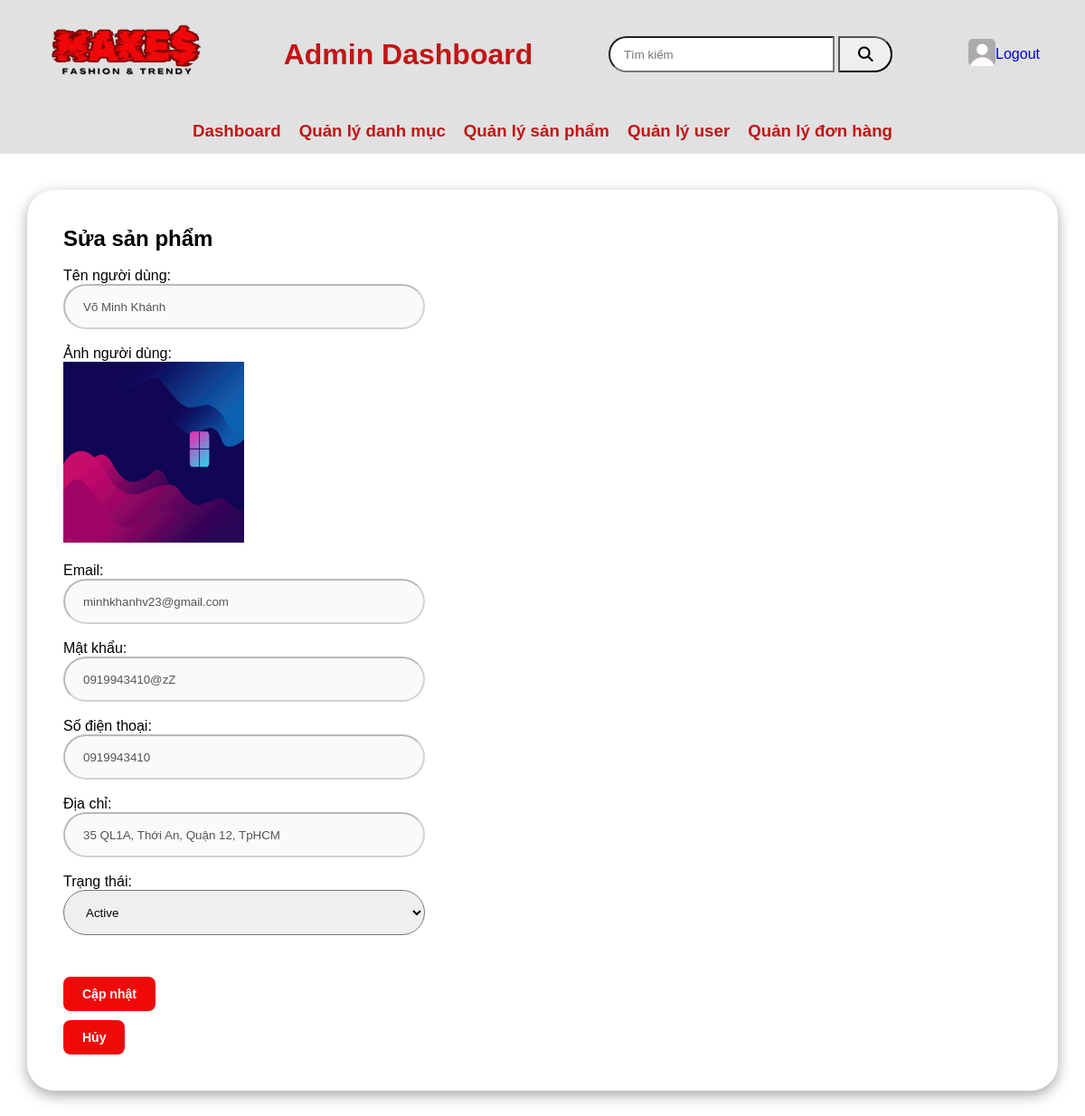
The app's page /admin/edit_user/7 (signed in) with its own data.
### tables this page shows
CREATE TABLE `users` (
  `id` int(10) NOT NULL,
  `image` varchar(255) DEFAULT NULL COMMENT 'ảnh đại diện',
  `name` varchar(100) NOT NULL COMMENT 'tên người dùng',
  `email` varchar(100) NOT NULL,
  `password` varchar(255) NOT NULL COMMENT 'mật khẩu đã mã hóa',
  `phone` varchar(10) NOT NULL COMMENT 'số điện thoại',
  `address` text DEFAULT NULL COMMENT 'địa chỉ',
  `role` int(11) NOT NULL COMMENT 'vai trò',
  `status` varchar(50) NOT NULL COMMENT 'trạng thái',
  `created_at` datetime NOT NULL COMMENT 'ngày tạo',
  `updated_at` datetime NOT NULL COMMENT 'ngày cập nhật'
);

### app/controllers/Admin_User_Controller.php (called while the page is built, shortened)
<?php
require "./core/Controller.php";
class Admin_User_Controller extends Controller
{
    public $admin_user_model;
    public $data = [];
    public function __construct()
    {
        $this->admin_user_model = $this->model('Admin_User_Model');
    }
    public function edit_user($id)
    {
        $user = $this->admin_user_model->getUserById($id);
        $this->data['content'] = 'admin/edit_user';
        $this->data['sub_content'] = ['user' => $user];
        $this->render('layout/admin', $this->data);
    }
}

### index.php (called while the page is built, shortened)
<?php
$router = new R();
$router->add("/", ["controller" => "home", "action" => "index"]);
$router->add("/dang-nhap", ["controller" => "auth", "action" => "index"]);
$router->add("/dang-xuat", ["controller" => "auth", "action" => "logout"]);
$router->add("/quen-mat-khau", ["controller" => "auth", "action" => "forget_pass"]);
$router->add("/auth/forget_password", ["controller" => "auth", "action" => "forget_password"]);
$router->add("/trang-xac-nhan", ["controller" => "auth", "action" => "verify"]);
$router->add("/auth/check_verify", ["controller" => "auth", "action" => "check_verify"]);
$router->add("/doi-mat-khau", ["controller" => "auth", "action" => "reset_pass"]);
$router->add("/auth/reset_password", ["controller" => "auth", "action" => "reset_password"]);
$router->add("/trang-ca-nhan", ["controller" => "auth", "action" => "profile"]);
$router->add("/chinh-sua-trang-ca-nhan", ["controller" => "auth", "action" => "update_profile"]);
$router->add("/cap-nhat-trang-ca-nhan", ["controller" => "auth", "action" => "update_profile_user"]);
$router->add("/san-pham", ["controller" => "product", "action" => "index"]);
$router->add("/chi-tiet-san-pham/{id}", ["controller" => "product", "action" => "detail_pro"]);
$router->add("/dang-ky-tai-khoan", ["controller" => "auth", "action" => "register"]);
$router->add("/dang-nhap-tai-khoan", ["controller" => "auth", "action" => "login"]);
$router->add("/tim-kiem", ["controller" => "product", "action" => "search"]);
$router->add("/gio-hang", ["controller" => "cart", "action" => "index"]);
$router->add("/them-san-pham", ["controller" => "cart", "action" => "add_to_cart"]);
$router->add("/cart/delete/{id}/{product_id}/{size_id}", ["controller" => "cart", "action" => "delete"]);
$router->add("/tang_giam_so_luong/{id}/{product_id}/{loai}", ["controller" =>"cart", "action"=>"cartItem"]);
$router->add("/order/addOrder", ["controller" =>"order", "action"=> "addOrder"]);
$router->add("/trang-yeu-thich", ["controller" =>"Home", "action"=> "fav"]);
$router->add("/them-yeu-thich/{id}", ["controller" =>"Home", "action"=> "addfav"]);
$router->add("/xoa-yeu-thich/{id}", ["controller" =>"Home", "action"=> "deletefav"]);
$router->add("/theo-doi-don-hang", ["controller" =>"cart", "action"=> "order_tracking"]);
$router->add("/dashboard", ["controller" => "Admin_Cate", "action" => "index"]);
$router->add("/admin/category", ["controller" => "Admin_Cate", "action" => "category"]);
$router->add("/admin/product", ["controller" => "Admin_Product", "action" => "product"]);
$router->add("/admin/insert_product_page", ["controller" => "Admin_Product", "action" => "insert"]);
$router->add("/admin/them-san-pham", ["controller" => "Admin_Product", "action" => "insert_product"]);
$router->add("/admin/xoa-san-pham/{id}", ["controller" => "Admin_Product", "action" => "delete"]);
$router->add("/admin/cap-nhat-san-pham/{id}", ["controller" => "Admin_Product", "action" => "edit_product"]);
$router->add("/admin/update_product/{id}", ["controller" => "Admin_Product", "action" => "update_product"]);
$router->add("/tim-kiem-admin", ["controller" => "Admin_Product", "action" => "search"]);
$router->add("/admin/user", ["controller" => "Admin_User", "action" => "user"]);
$router->add("/admin/edit_user/{id}", ["controller" => "Admin_User", "action" => "edit_user"]);
$router->add("/admin/update_user/{id}", ["controller" => "Admin_User", "action" => "update_user"]);
$router->add("/admin/order", ["controller" => "Admin_Order", "action" => "index"]);
$router->add("/admin/update_order", ["controller" => "Admin_Order", "action" => "update_status"]);
$router->add("/admin/delete_order", ["controller" => "Admin_Order", "action" => "delete_status"]);
$router->add("/admin/edit_order/{id}", ["controller" => "Admin_Order", "action" => "edit"]);
$router->add("/admin/delete_order/{id}", ["controller" => "Admin_Order", "action" => "delete"]);
$router->add("/admin/edit_cate/{id}", ["controller" => "Admin_Cate", "action" => "edit_cate"]);
$router->add("/admin/update_cate/{id}", ["controller" => "Admin_Cate", "action" => "update_cate"]);
$router->add("/admin/delete_cate/{id}", ["controller" => "Admin_Cate", "action" => "delete_cate"]);
$router->add("/admin/insert_cate_page", ["controller" => "Admin_Cate", "action" => "insert_cate_page"]);
$router->add("/admin/insert_cate", ["controller" => "Admin_Cate", "action" => "insert_cate"]);
$request_uri = $_SERVER['REQUEST_URI'];
$path = str_replace('/MAKE_MONEY', '', $request_uri);
$params = $router->match($path);
$action = $params['action'] ?? "index";
$controller_object = new $controller();
unset($params['controller'], $params['action']);
$args = array_values($params);
call_user_func_array([$controller_object, $action], $args);

### core/Database.php (called while the page is built, shortened)
<?php
class Database
{
  private $servername = 'localhost';
  private $database = 'converse';
  private $username = 'root';
  private $password = '';
  private $charset = "utf8mb4";
  private $pdo;
  public function __construct()
  {
    try {
      $dsn = "mysql:host=$this->servername;dbname=$this->database;charset=$this->charset";
      $this->pdo = new PDO($dsn, $this->username, $this->password);
      $this->pdo->setAttribute(PDO::ATTR_ERRMODE, PDO::ERRMODE_EXCEPTION);
    } catch (PDOException $e) {
      echo "Connection failed: " . $e->getMessage();
    }
  }
  public function query($sql, $param = [])
  {
    $stmt = $this->pdo->prepare($sql);
    if ($param) {
      $stmt->execute($param);
    } else {
      $stmt->execute();
    }
    return $stmt;
  }
  public function getOne($sql, $param = [])
  {
    $stmt = $this->query($sql, $param);
    return $stmt->fetch(PDO::FETCH_ASSOC);
  }
}

### app/models/Admin_User_Model.php (called while the page is built, shortened)
<?php
class Admin_User_Model extends Model
{
    protected $db;
    public function __construct()
    {
        $this->db = new Database();
    }
    public function getUserById($id)
    {
        $sql = "SELECT * FROM users WHERE id = ? ";
        $params = [
            $id,
        ];
        return $this->db->getOne($sql,$params);
    }
}

### app/views/admin/edit_user.php (the view, shortened to what this page needs)
<main class="main-contentad">
    <h2>Sửa sản phẩm</h2>
    <br>
    <form action="<?= _WEB_ROOT_ ?>/admin/update_user/<?= $user['id'] ?>" method="post" enctype="multipart/form-data">
        <label for="">Tên người dùng:</label><br>
        <input style="width: 400px; height: 50px; border-radius: 30px; padding-left: 20px" type="text" name="name" value="<?= $user['name'] ?>" disabled>
        <br>
        <br>
        <label for="">Ảnh người dùng:</label><br>
        <img src="<?= _WEB_ROOT_ ?>/public/image_user/<?= $user['image'] ?>" alt="" height="200px" width="200px">
        <br>
        <br>
        <label for="">Email:</label><br>
        <input style="width: 400px; height: 50px; border-radius: 30px; padding-left: 20px" type="text" name="price" value="<?= $user['email'] ?>" disabled>
        <br>
        <br>
        <label for="">Mật khẩu:</label><br>
        <input style="width: 400px; height: 50px; border-radius: 30px; padding-left: 20px" type="text" name="sale_percent" value="<?= $user['password'] ?>" disabled>
        <br>
        <br>
        <label for="">Số điện thoại:</label><br>
        <input style="width: 400px; height: 50px; border-radius: 30px; padding-left: 20px" type="text" name="sale_percent" value="<?= $user['phone'] ?>" disabled>
        <br>
        <br>
        <label for="">Địa chỉ:</label><br>
        <input style="width: 400px; height: 50px; border-radius: 30px; padding-left: 20px" type="text" name="sale_percent" value="<?= $user['address'] ?>" disabled>
        <br>
        <br>
        <label for="status">Trạng thái:</label><br>
        <select name="status" id="status" style="width: 400px; height: 50px; border-radius: 30px; padding-left: 20px">
            <option value="active" <?= ($user['status'] == 'active') ? 'selected' : '' ?>>Active</option>
        </select>
        <br><br>
        <br>
        <button>Cập nhật</button>
    </form>
    <button onclick="location.href='<?= _WEB_ROOT_ ?>/admin/category'">Hủy</button>
</main>

### public/css/admin.css (style rules this page uses)
* { margin: 0; padding: 0; box-sizing: border-box; font-family: 'Montserrat', sans-serif; }
.main-contentad { padding: 20px; flex: 1; overflow-y: auto; }
.containerad button { background-color: #f10909; color: #fff; font-size: 14px; padding: 10px 20px; border: 1px solid transparent; border-radius: 8px; font-weight: 600; cursor: pointer; margin-top: 10px; }
.main-contentad form input { height: 50px; width: 150px; padding-left: 20px; border-radius: 30px; }

### public/css/index.css (style rules this page uses)
* { margin: 0; padding: 0; box-sizing: border-box; font-family: sans-serif; text-decoration: none; list-style: none; }
body { margin: 0; padding: 0; width: 100vw; overflow-x: hidden; }

### records on screen
users: name "Võ Minh Khánh", image (picture), price "minhkhanhv23@gmail.com", sale_percent "0919943410@zZ", sale_percent "0919943410", sale_percent "35 QL1A, Thới An, Quận 12, TpHCM", status "Active"
